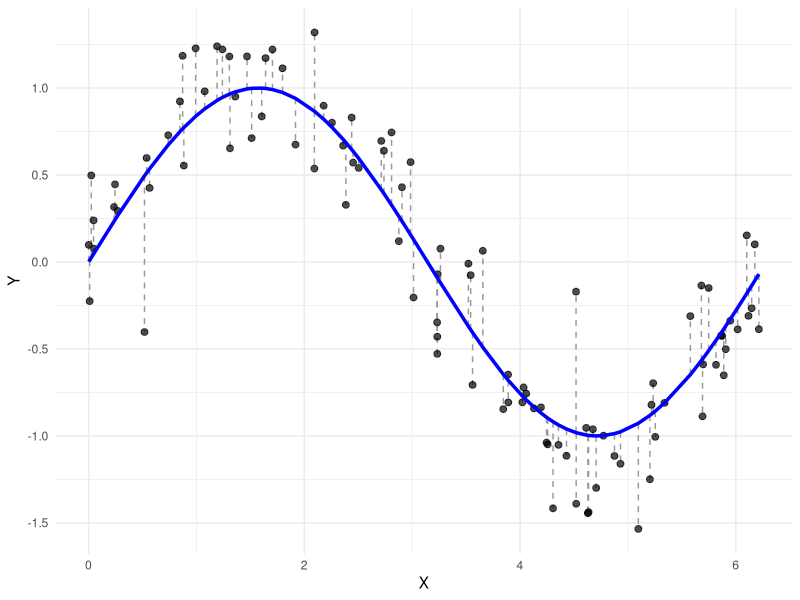
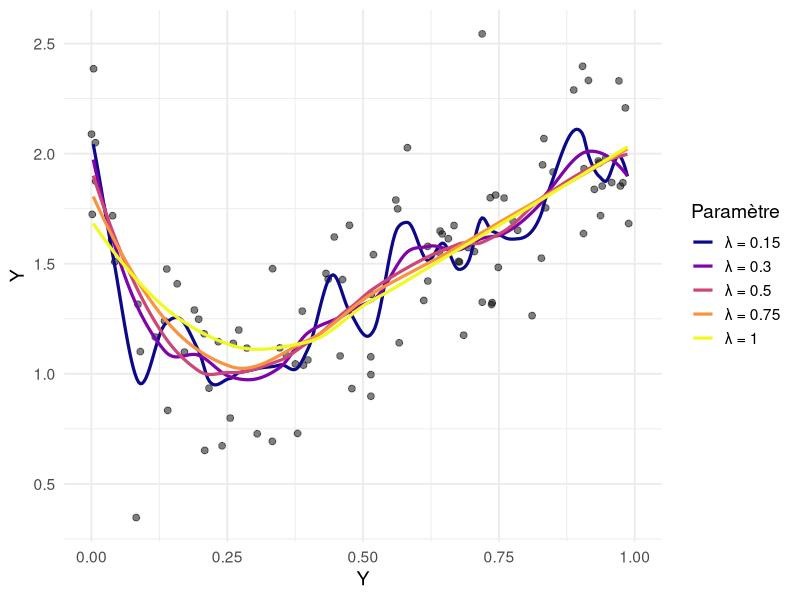
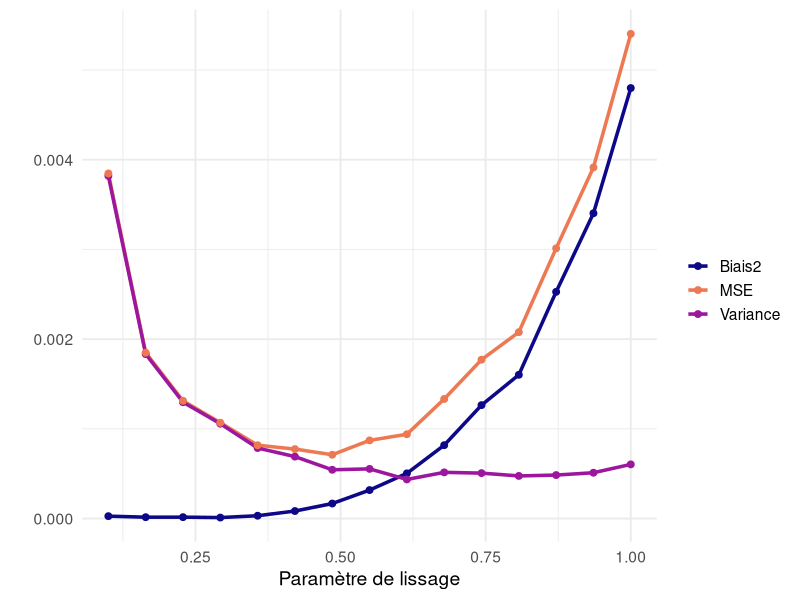

The R script that drew these images, in order:
## ---- chunk 1
#| label: fig-model
#| fig-cap: "Les différents éléments du modèle. Les points représentent les données observées $(X, Y)$. La courbe bleue représente la fonction $f$ et les lignes pointillées représentent l'erreur associée à chaque observation."
#| warning: false
#| eval: true

# Load required package
library(ggplot2)

# Set seed for reproducibility
set.seed(42)

# 1. Generate data
n <- 100
x <- sort(runif(n, 0, 2 * pi))
f_x <- sin(x)
epsilon <- rnorm(n, mean = 0, sd = 0.3)
y <- f_x + epsilon

# 2. Create data frame
data <- data.frame(x = x, y = y, f_x = f_x)

# 3. Plot
ggplot(data, aes(x, y)) +
  # Vertical lines: error = Y - f(X)
  geom_segment(
    aes(x = x, xend = x, y = f_x, yend = y),
    color = "gray60", linetype = "dashed"
  ) +
  # Observed points
  geom_point(color = "black", alpha = 0.7, size = 2) +
  # True function
  geom_line(aes(x = x, y = f_x), color = "blue", size = 1.2) +
  labs(
    x = "X", y = "Y"
  ) +
  theme_minimal()

## ---- chunk 2
#| label: fig-plot
#| fig-cap: "Différents estimateurs de la fonction $f$."
#| warning: false
#| eval: true

# Load packages
library(ggplot2)
library(dplyr)
library(tidyr)

set.seed(42)

# 1. Simulate a single dataset
n <- 100
sigma <- 0.3
x <- sort(runif(n, 0, 1))
y <- 4 * x * (1 - x) * log(x) + 2 + rnorm(n, 0, sigma)
df <- data.frame(x = x, y = y)

# 2. Define grid and spans to compare
x_grid <- seq(0, 1, length.out = 300)
spans_to_plot <- c(0.15, 0.3, 0.5, 0.75, 1.0)

# 3. Compute loess fits for each span
fits <- lapply(spans_to_plot, function(s) {
  loess_model <- loess(y ~ x, data = df, span = s)
  y_hat <- predict(loess_model, newdata = data.frame(x = x_grid))
  data.frame(x = x_grid, y_hat = y_hat, span = paste0("λ = ", s))
})

fit_df <- bind_rows(fits)

# 4. Plot
ggplot() +
  geom_point(data = df, aes(x, y), color = "black", alpha = 0.5, size = 2) +
  geom_line(data = fit_df, aes(x, y_hat, color = span), size = 1.1) +
  scale_color_viridis_d(option = "C") +
  labs(
    x = "Y", y = "Y",
    color = "Paramètre"
  ) +
  theme_minimal(base_size = 14)
## ---- chunk 3
#| label: fig-bias-variance
#| fig-cap: "Compromis biais/variance"
#| warning: false
#| eval: true

# Load packages
library(ggplot2)
library(dplyr)
library(tidyr)

set.seed(123)

# Parameters
n <- 100              # number of observations per dataset
n_sim <- 100          # number of simulated datasets
spans <- seq(0.1, 1, length.out = 15)  # LOESS smoothing parameters
sigma <- 0.1          # noise standard deviation
x_grid <- seq(0.1, 1, length.out = 200)
f_true <- 4 * x_grid * (1 - x_grid) * log(x_grid) + 2

# Storage for predictions
results <- list()

for (s in spans) {
  pred_matrix <- matrix(NA, nrow = length(x_grid), ncol = n_sim)
  
  for (sim in 1:n_sim) {
    x <- sort(runif(n, 0.01, 1.1))
    y <- 4 * x * (1 - x) * log(x) + 2 + rnorm(n, 0, sigma)
    df <- data.frame(x = x, y = y)
    
    # Fit loess model with span = s
    model <- loess(y ~ x, data = df, span = s, degree = 2)
    pred <- predict(model, newdata = data.frame(x = x_grid), )
    
    pred_matrix[, sim] <- pred
  }
  
  # For each point in x_grid, compute bias², variance, MSE
  mean_pred <- rowMeans(pred_matrix, na.rm = TRUE)
  bias2 <- (mean_pred - f_true)^2
  var_pred <- apply(pred_matrix, 1, var, na.rm = TRUE)
  mse <- bias2 + var_pred
  
  results[[as.character(s)]] <- data.frame(
    span = s,
    Biais2 = mean(bias2),
    Variance = mean(var_pred),
    MSE = mean(mse)
  )
}

# Combine and reshape results
results_df <- bind_rows(results)
results_long <- pivot_longer(
  results_df,
  cols = c("Biais2", "Variance", "MSE"),
  names_to = "component", values_to = "value"
)

# Plot
ggplot(results_long, aes(x = span, y = value, color = component)) +
  geom_line(size = 1.2) +
  geom_point(size = 2) +
  scale_color_manual(
    values = c("Biais2" = "#0D0887FF", "Variance" = "#9C179EFF", "MSE" = "#ED7953FF")
  ) +
  labs(
    x = "Paramètre de lissage",
    y = "",
    color = ""
  ) +
  theme_minimal(base_size = 14)

